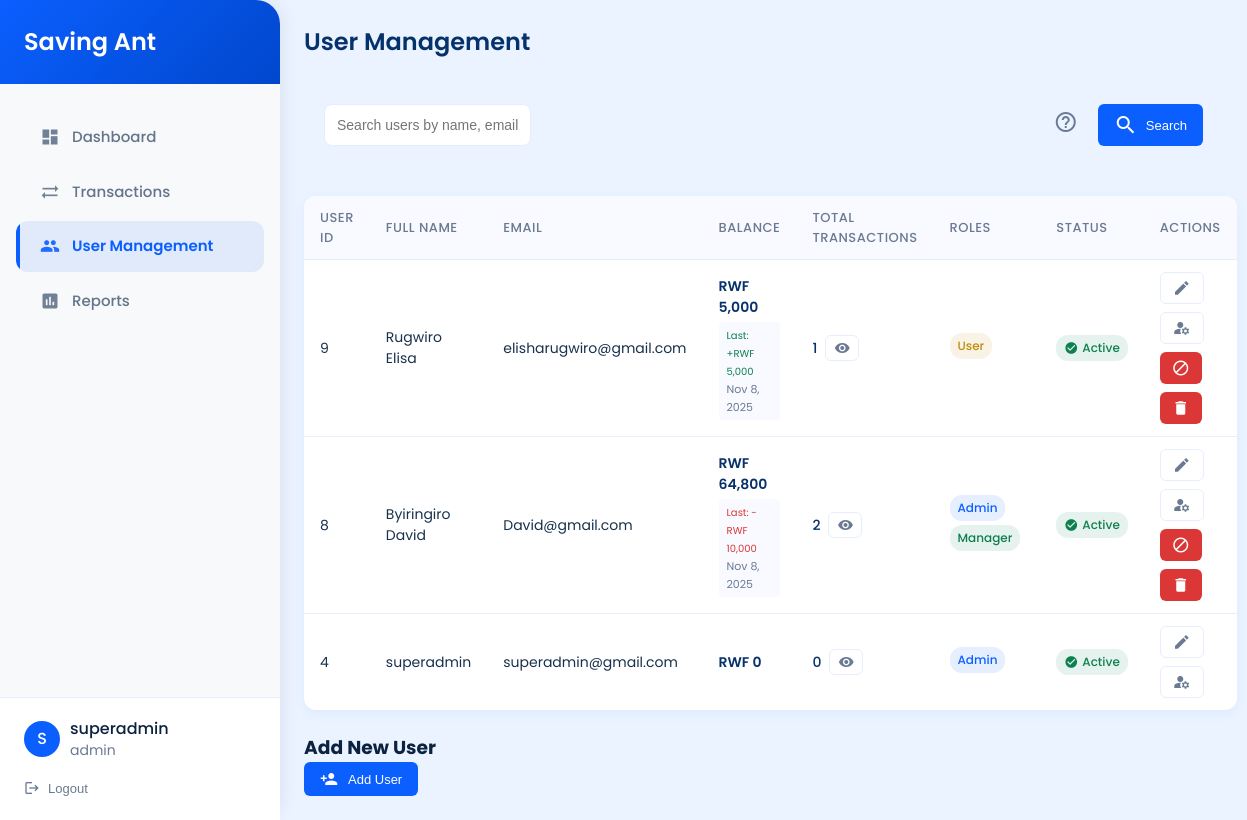
/users.php (signed in), run on the app's committed database.
### tables this page shows
CREATE TABLE `users` (
  `id` int(11) NOT NULL,
  `username` varchar(50) NOT NULL,
  `email` varchar(255) NOT NULL,
  `password_hash` varchar(255) NOT NULL,
  `full_name` varchar(100) NOT NULL,
  `created_at` timestamp NOT NULL DEFAULT current_timestamp(),
  `updated_at` timestamp NOT NULL DEFAULT current_timestamp() ON UPDATE current_timestamp(),
  `last_login` timestamp NULL DEFAULT NULL,
  `is_active` tinyint(1) DEFAULT 1,
  `phone_number` varchar(20) DEFAULT NULL
);

CREATE TABLE `transactions` (
  `id` int(11) NOT NULL,
  `user_id` int(11) NOT NULL,
  `type` enum('deposit','withdrawal') NOT NULL,
  `amount` decimal(10,2) NOT NULL,
  `description` varchar(255) NOT NULL,
  `balance` decimal(10,2) NOT NULL,
  `created_at` timestamp NOT NULL DEFAULT current_timestamp(),
  `payment_method` varchar(50) NOT NULL DEFAULT 'momo'
);

### inc/db.php (called while the page is built)
<?php
function getPDO(): PDO
{
    $host = '127.0.0.1';
    $db   = 'saving_ant';
    $user = 'root';
    $pass = '';
    $charset = 'utf8mb4';
    $dsn = "mysql:host=$host;dbname=$db;charset=$charset";
    $options = [
        PDO::ATTR_ERRMODE => PDO::ERRMODE_EXCEPTION,
        PDO::ATTR_DEFAULT_FETCH_MODE => PDO::FETCH_ASSOC,
        PDO::ATTR_EMULATE_PREPARES => false,
    ];
    try {
        return new PDO($dsn, $user, $pass, $options);
    } catch (PDOException $e) {
        throw new PDOException($e->getMessage(), (int)$e->getCode());
    }
}

### inc/auth.php (called while the page is built, shortened)
<?php
require_once __DIR__ . '/db.php';
class Auth {
    private PDO $db;
    private ?array $user = null;
    public function __construct() {
        $this->db = getPDO();
        if (isset($_SESSION['user_id'])) {
            $this->loadUser($_SESSION['user_id']);
        }
    }
    public function getPdo(): PDO {
        return $this->db;
    }
    private function loadUser(int $userId): void {
        $stmt = $this->db->prepare("
            SELECT u.*, GROUP_CONCAT(r.name) as roles
            FROM users u
            LEFT JOIN user_roles ur ON u.id = ur.user_id
            LEFT JOIN roles r ON ur.role_id = r.id
            WHERE u.id = ? AND u.is_active = 1
            GROUP BY u.id
        ");
        $stmt->execute([$userId]);
        $user = $stmt->fetch();
        if ($user) {
            $user['roles'] = $user['roles'] ? explode(',', $user['roles']) : [];
            $this->user = $user;
        }
    }
    public function hasRole(string $role): bool {
        return $this->user && in_array($role, $this->user['roles']);
    }
    public function getAllUsers(): array {
        $stmt = $this->db->query("
            SELECT
                u.id,
                u.username,
                u.email,
                u.full_name,
                u.is_active,
                u.created_at,
                u.last_login,
                GROUP_CONCAT(r.name) as roles
            FROM users u
            LEFT JOIN user_roles ur ON u.id = ur.user_id
            LEFT JOIN roles r ON ur.role_id = r.id
            GROUP BY u.id
            ORDER BY u.id DESC
        ");
        $users = $stmt->fetchAll();
        foreach ($users as &$user) {
            $user['roles'] = $user['roles'] ? explode(',', $user['roles']) : [];
        }
        return $users;
    }
}

### inc/functions.php (called while the page is built, shortened)
<?php
require_once __DIR__ . '/auth.php';
$auth = new Auth();

### users.php (the view, shortened to what this page needs)
<?php
require_once __DIR__ . '\inc\functions.php';
$user = $auth->getUser();
$users = $auth->getAllUsers();
$pdo = $auth->getPdo();
foreach ($users as &$u) {
    $stmt = $pdo->prepare("
        SELECT created_at, type, amount
        FROM transactions
        WHERE user_id = ?
        ORDER BY created_at DESC
        LIMIT 1
    ");
    $stmt->execute([$u['id']]);
}
?>
<!DOCTYPE html>
<html lang="en">
<head>
</head>
<body>
    <?php include 'inc/sidebar.php'; ?>
    <main class="main-content">
        <h1 class="page-title">User Management</h1>
        <div class="search-container card" style="margin-bottom: 20px;">
            <div class="search-wrapper">
                <div class="search-input-container" style="flex: 1; position: relative;">
                    <input type="text" id="userSearch" class="search-input" placeholder="Search users by name, email, role, or transaction patterns...">
                    <div class="search-help" style="position: absolute; right: 10px; top: 50%; transform: translateY(-50%); color: #6b7a93; cursor: pointer;">
                        <i class="material-icons" title="Search Tips">help_outline</i>
                    </div>
                </div>
                <button class="btn btn-primary" id="searchBtn" style="display: flex; align-items: center; gap: 8px;">
                    <i class="material-icons">search</i>
                    Search
                </button>
            </div>
        </div>
        <table class="users-table">
            <thead>
                <tr>
                    <th>User ID</th>
                    <th>Full Name</th>
                    <th>Email</th>
                    <th>Balance</th>
                    <th>Total Transactions</th>
                    <th>Roles</th>
                    <th>Status</th>
                    <th>Actions</th>
                </tr>
            </thead>
            <tbody>
                <?php foreach ($users as $u): ?>
                <tr data-user-id="<?= htmlspecialchars($u['id']) ?>">
                    <td><?= htmlspecialchars($u['id']) ?></td>
                    <td><?= htmlspecialchars($u['full_name']) ?></td>
                    <td><?= htmlspecialchars($u['email']) ?></td>
                    <td>
                        <div class="balance-info">
                            <span class="balance-amount">RWF <?= number_format($u['balance'], 0) ?></span>
                            <?php if ($u['last_transaction']): ?>
                                <div class="last-transaction <?= $u['last_transaction']['type'] ?>">
                                    <small>Last: <?= $u['last_transaction']['type'] === 'deposit' ? '+' : '-' ?>RWF <?= number_format($u['last_transaction']['amount'], 0) ?></small>
                                    <br>
                                    <small class="transaction-date"><?= date('M j, Y', strtotime($u['last_transaction']['created_at'])) ?></small>
                                </div>
                            <?php endif; ?>
                        </div>
                    </td>
                    <td>
                        <div class="transaction-count">
                            <span class="count"><?= number_format($u['transaction_count']) ?></span>
                            <a href="transactions.php?user_id=<?= $u['id'] ?>" class="btn btn-outline btn-sm" title="View Transactions">
                                <i class="material-icons">visibility</i>
                            </a>
                        </div>
                    </td>
                    <td>
                        <?php foreach ($u['roles'] as $role): ?>
                            <span class="role-badge role-badge-<?= strtolower($role) ?>">
                                <?= htmlspecialchars(ucfirst($role)) ?>
                            </span>
                        <?php endforeach; ?>
                    </td>
                    <td>
                        <?php if ($u['is_active']): ?>
                            <span class="badge badge-success">
                                <i class="material-icons">check_circle</i>
                                Active
                            </span>
                        <?php endif; ?>
                    </td>
                    <td>
                        <div class="action-buttons">
                            <button class="btn btn-outline" onclick="editUser(<?= htmlspecialchars(json_encode($u)) ?>)" title="Edit user">
                                <i class="material-icons">edit</i>
                            </button>
                            <button class="btn btn-outline" onclick="editRoles(<?= htmlspecialchars(json_encode($u)) ?>)" title="Manage roles">
                                <i class="material-icons">manage_accounts</i>
                            </button>
                                <?php if ($u['id'] !== $user['id']): ?>
                                <?php if ($u['is_active']): ?>
                                    <button class="btn btn-danger" onclick="toggleUserStatus(<?= $u['id'] ?>, 0)" title="Deactivate user">
                                        <i class="material-icons">block</i>
                                    </button>
                                <?php else: ?>
                                    <button class="btn btn-success" onclick="toggleUserStatus(<?= $u['id'] ?>, 1)" title="Activate user">
                                        <i class="material-icons">check_circle</i>
                                    </button>
                                <?php endif; ?>
                                <button class="btn btn-danger" onclick="deleteUser(<?= $u['id'] ?>)" title="Delete user">
                                    <i class="material-icons">delete</i>
                                </button>
                            <?php endif; ?>
                        </div>
                    </td>
                </tr>
                <?php endforeach; ?>
            </tbody>
        </table>
        <div class="card">
            <div class="card-header">
                <h3>Add New User</h3>
            </div>
            <button class="btn btn-primary" onclick="showAddUserModal()">
                <i class="material-icons" style="font-size: 18px;">person_add</i>
                Add User
            </button>
        </div>
    </main>
</body>
</html>

### inc/sidebar.php (shortened to what this page needs)
<?php
$currentPage = basename($_SERVER['PHP_SELF']);
?>
<div class="sidebar" id="sidebar">
    <div class="sidebar-header">
        <a href="dashboard.php" class="brand">
            <span class="logo">Saving Ant</span>
        </a>
    </div>
    <nav class="nav-menu">
        <a href="dashboard.php" class="nav-item <?= $currentPage === 'dashboard.php' ? 'active' : '' ?>">
            <i class="material-icons">dashboard</i>
            Dashboard
        </a>
        <a href="transactions.php" class="nav-item <?= $currentPage === 'transactions.php' ? 'active' : '' ?>">
            <i class="material-icons">sync_alt</i>
            Transactions
        </a>
        <?php if ($auth->hasRole('admin')): ?>
            <a href="users.php" class="nav-item <?= $currentPage === 'users.php' ? 'active' : '' ?>">
                <i class="material-icons">people</i>
                User Management
            </a>
        <?php endif; ?>
        <?php if ($auth->hasRole('admin') || $auth->hasRole('manager')): ?>
            <a href="reports.php" class="nav-item <?= $currentPage === 'reports.php' ? 'active' : '' ?>">
                <i class="material-icons">assessment</i>
                Reports
            </a>
        <?php endif; ?>
    </nav>
    <div class="user-section">
        <a href="profile.php" class="user-info">
            <div class="user-avatar">
                <?= strtoupper(substr($user['full_name'] ?? 'U', 0, 1)) ?>
            </div>
            <div class="user-details">
                <div class="user-name"><?= htmlspecialchars($user['full_name'] ?? 'User') ?></div>
                <div class="user-role">admin</div>
            </div>
        </a>
        <form action="logout.php" method="post">
            <button type="submit" class="logout-btn">
                <i class="material-icons" style="font-size: 16px;">logout</i>
                Logout
            </button>
        </form>
    </div>
</div>

### users.php (style rules this page uses)
:root { --primary: #0B5FFF; --dark: #06326B; --bg: #EAF3FF; --success: #0d8050; --warning: #bf8c0c; --danger: #db3737; --card-radius: 12px; }
* { margin: 0; padding: 0; box-sizing: border-box; }
body { font-family: 'Poppins', system-ui, -apple-system, 'Segoe UI', sans-serif; background: var(--bg); color: #0b2240; line-height: 1.5; min-height: 100vh; }
.main-content { margin-left: 250px; padding: 24px; min-height: 100vh; background: var(--bg); }
.brand { display: flex; align-items: center; gap: 8px; text-decoration: none; }
.logo { font-weight: 600; font-size: 20px; color: var(--dark); }
.page-title { font-size: 24px; font-weight: 600; color: var(--dark); margin-bottom: 24px; }
.users-table { width: 100%; background: #fff; border-radius: var(--card-radius); box-shadow: 0 4px 12px rgba(11,95,255,0.05); border-collapse: collapse; margin-bottom: 24px; overflow: hidden; }
.users-table th, .users-table td { padding: 12px 16px; text-align: left; border-bottom: 1px solid #e6eefb; }
.users-table th { font-weight: 500; color: #6b7a93; font-size: 13px; background: #f8faff; text-transform: uppercase; letter-spacing: 0.5px; }
.users-table td { font-size: 14px; color: #18314d; vertical-align: middle; }
.users-table tr:last-child td { border-bottom: none; }
.role-badge { display: inline-block; padding: 4px 8px; border-radius: 12px; font-size: 12px; font-weight: 500; margin-right: 4px; margin-bottom: 4px; }
.role-badge-admin { background: rgba(11,95,255,0.1); color: var(--primary); }
.role-badge-manager { background: rgba(13,128,80,0.1); color: var(--success); }
.role-badge-user { background: rgba(191,140,12,0.1); color: var(--warning); }
.btn { padding: 8px 16px; border-radius: 6px; font-size: 13px; font-weight: 500; cursor: pointer; transition: all 0.2s; text-decoration: none; display: inline-flex; align-items: center; gap: 10px; border: none; }
.btn-primary { background: var(--primary); color: #fff; }
.btn-outline { background: none; border: 1px solid #e6eefb; color: #6b7a93; }
.user-info { display: flex; align-items: center; gap: 10px; padding: 8px; text-decoration: none; color: #0B2240; border-radius: 8px; transition: all 0.2s ease; width: 218px; height: 49.8px; font-family: Poppins, system-ui, -apple-system, 'Segoe UI', sans-serif; font-size: 16px; }
.user-name { font-weight: 500; font-size: 14px; color: var(--dark); }
.user-role { font-size: 12px; color: #6b7a93; }
.action-buttons { display: flex; gap: 8px; }
.btn-danger { background: var(--danger); color: white; border: none; }
.badge { display: inline-flex; align-items: center; gap: 4px; padding: 4px 8px; border-radius: 12px; font-size: 12px; font-weight: 500; }
.badge-success { background: rgba(13,128,80,0.1); color: var(--success); }
.badge .material-icons { font-size: 14px; }
.balance-info { display: flex; flex-direction: column; gap: 4px; }
.balance-amount { font-size: 14px; font-weight: 600; color: var(--dark); }
.last-transaction { font-size: 12px; padding: 4px 8px; border-radius: 4px; background: #f8faff; }
.last-transaction.deposit { color: var(--success); }
.last-transaction.withdrawal { color: var(--danger); }
.transaction-date { color: #6b7a93; font-size: 11px; }
.transaction-count { display: flex; align-items: center; gap: 8px; }
.transaction-count .count { font-size: 14px; font-weight: 500; color: var(--dark); }
.btn-sm { padding: 4px 8px; font-size: 12px; }
.btn-sm .material-icons { font-size: 16px; }
.action-buttons { display: flex; gap: 8px; flex-wrap: wrap; }
.action-buttons .btn { padding: 6px 12px; font-size: 12px; min-width: 32px; height: 32px; }
.action-buttons .material-icons { font-size: 18px !important; }
.search-container { padding: 20px; }
.search-wrapper { display: flex; gap: 10px; margin-bottom: 10px; }
.search-input { flex: 1; padding: 12px; border: 1px solid #e6eefb; border-radius: 8px; font-size: 14px; transition: all 0.3s ease; }

### data on the page
users: full_name "S", full_name "superadmin"
users: id "9", full_name "Rugwiro Elisa", email "elisharugwiro@gmail.com", balance "5,000", is_active "1", role "User", shows "Active"
transactions: amount "5,000", created_at "Nov 8, 2025"
users: id "8", full_name "Byiringiro David", email "David@gmail.com", balance "64,800", transaction_count "2", role "Admin", role "Manager", is_active 1 (drawn)
transactions: amount "10,000", created_at "Nov 8, 2025"

### other printed values
$u['id'] "4"
$u['full_name'] "superadmin"
$u['email'] "superadmin@gmail.com"
$u['balance'] "0"
$u['transaction_count'] "0"
$role "Admin"
